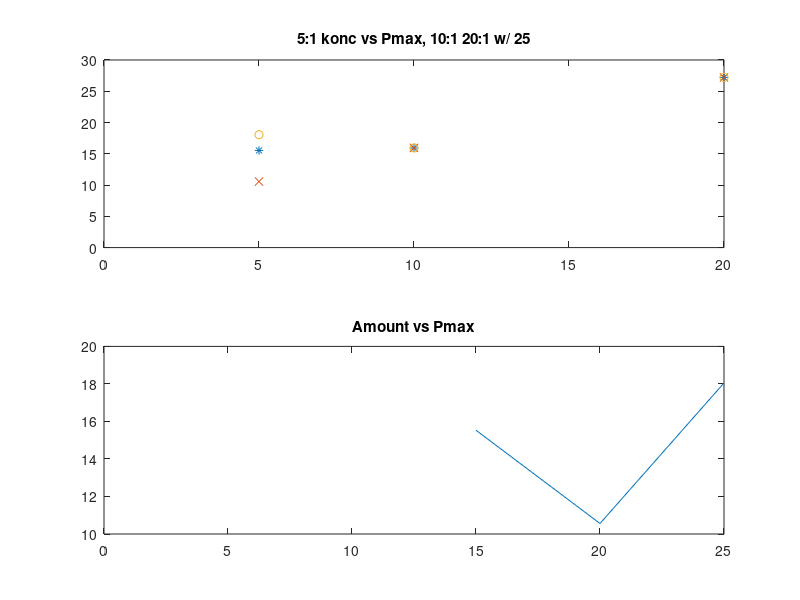

Source code (MATLAB):
konc = 1:1:20;
corn_am = [0 5 10 15 20 25];
am_51 = [NaN NaN NaN 15.53 10.56 18.05];

pmax15 = zeros(1, 20);
for i=1:20
    pmax15(i) = NaN;
end

pmax15(5) = 15.53;  %fel?: 20.41
pmax15(10) = 15.94;
pmax15(20) = 27.21;

pmax20 = pmax15;
pmax20(5) = 10.56;

pmax25 = pmax15;
pmax25(5) = 18.05;

figure
subplot(2, 1, 1)
plot(konc, pmax15, '*', konc, pmax20, 'x', konc, pmax25, 'o')
xlim([0 20])
ylim([0 30])
title('5:1 konc vs Pmax, 10:1 20:1 w/ 25')
subplot(2, 1, 2)
plot(corn_am, am_51)
title('Amount vs Pmax')